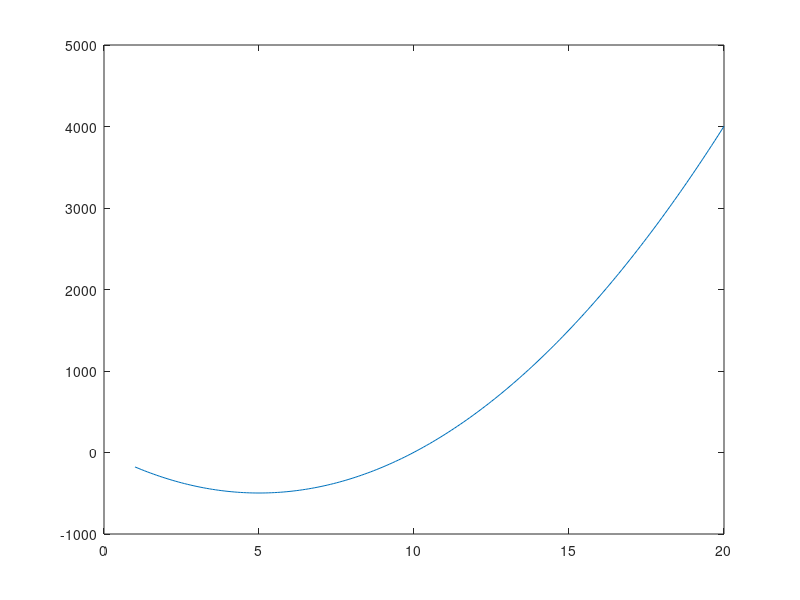

Recreate this plot in MATLAB.
clc
clear all
p=@(x) 20*x.^2-200*x+3;
% a.To find minimum from plot
x=[1:0.1:20];
plot(x,p(x))
%appropriate location minimum -1<x<6
z=fminbnd(p,-1,6)
% to find minimum of y
